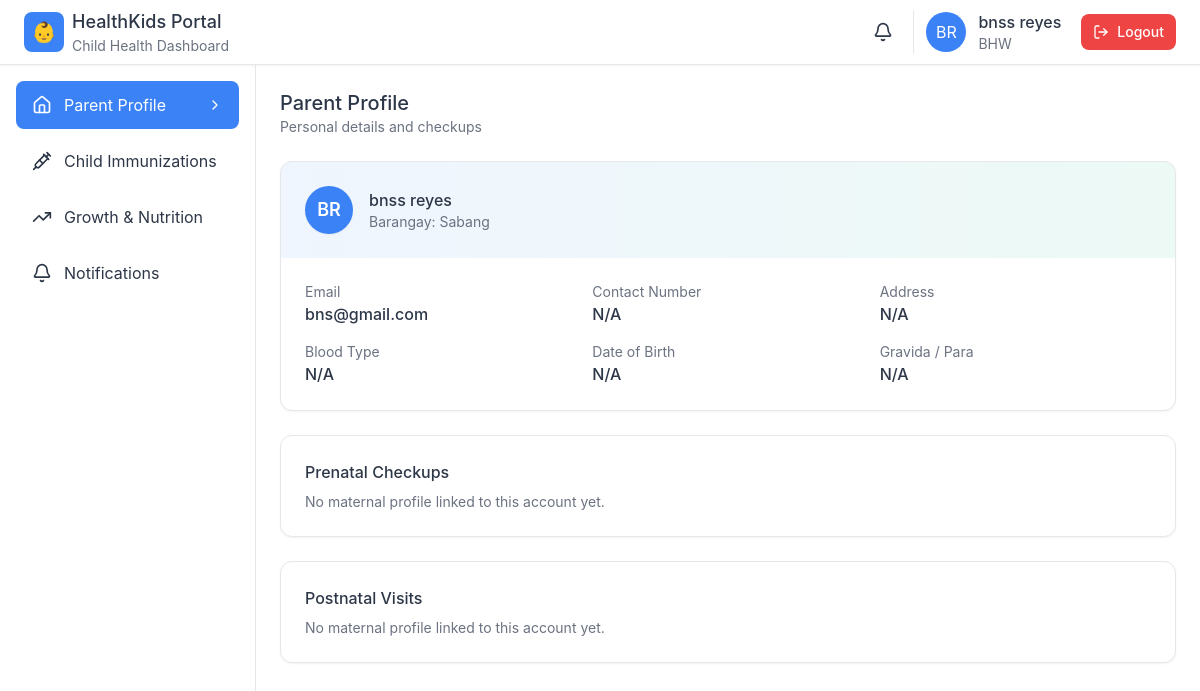
The app's page /parent_portal.php (signed in) with its own data.
### tables this page shows
CREATE TABLE `users` (
  `user_id` int(10) UNSIGNED NOT NULL,
  `username` varchar(100) NOT NULL,
  `email` varchar(255) DEFAULT NULL,
  `password` varchar(255) NOT NULL,
  `password_hash` varchar(255) NOT NULL,
  `first_name` varchar(100) NOT NULL DEFAULT '',
  `middle_name` varchar(100) DEFAULT NULL,
  `last_name` varchar(100) NOT NULL DEFAULT '',
  `role_id` int(10) UNSIGNED NOT NULL,
  `barangay` varchar(100) DEFAULT NULL,
  `birthday` date DEFAULT NULL,
  `is_active` tinyint(1) NOT NULL DEFAULT 1,
  `created_at` timestamp NOT NULL DEFAULT current_timestamp(),
  `updated_at` timestamp NOT NULL DEFAULT current_timestamp() ON UPDATE current_timestamp(),
  `last_login_at` timestamp NULL DEFAULT NULL,
  `created_by_user_id` int(10) UNSIGNED DEFAULT NULL
);

CREATE TABLE `roles` (
  `role_id` int(10) UNSIGNED NOT NULL,
  `role_name` varchar(50) NOT NULL,
  `role_description` text DEFAULT NULL,
  `created_at` timestamp NOT NULL DEFAULT current_timestamp()
);

### views/dashboard.php (the view, shortened to what this page needs)
<?php
require_once __DIR__ . '/../inc/db.php';
$parent_user_id = isset($_SESSION['user_id']) ? (int)$_SESSION['user_id'] : null;
$parent = [
    'name' => '',
    'email' => '',
    'barangay' => '',
    'children' => [],
];
$mother_id = null;
$address = 'N/A';
$contact_number = '';
$blood_type = '';
$dob = null;
if ($parent_user_id) {
    if ($stmt = $mysqli->prepare("SELECT first_name, last_name, email, barangay FROM users WHERE user_id = ?")) {
        $stmt->bind_param('i', $parent_user_id);
        $stmt->execute();
        $res = $stmt->get_result();
        if ($u = $res->fetch_assoc()) {
            $parent['name'] = trim(($u['first_name'] ?? '') . ' ' . ($u['last_name'] ?? ''));
            $parent['email'] = $u['email'] ?? '';
            $parent['barangay'] = $u['barangay'] ?? '';
        }
    }
}
$initials = 'PP';
if (!empty($parent['name'])) {
    $parts = preg_split('/\s+/', trim($parent['name']));
    $first = $parts[0] ?? '';
    $last  = $parts[count($parts)-1] ?? '';
    $fi = $first !== '' ? mb_substr($first, 0, 1) : '';
    $li = $last !== '' ? mb_substr($last, 0, 1) : '';
    $initials = strtoupper(($fi.$li) ?: 'PP');
}
?>
<div class="space-y-6">
    <div class="flex items-center justify-between">
        <div>
            <h2 class="text-xl font-medium">Parent Profile</h2>
            <p class="text-sm" style="color:#6b7280;">Personal details and checkups</p>
        </div>
    </div>
    <div class="bg-white rounded-xl shadow-sm overflow-hidden" style="border: 1px solid #e5e7eb;">
        <div class="p-6" style="background: linear-gradient(to right, rgba(59, 130, 246, 0.08), rgba(16, 185, 129, 0.08));">
            <div class="flex items-center gap-4">
                <div class="h-12 w-12 rounded-full bg-blue-500 text-white flex items-center justify-center text-lg font-semibold shadow-sm">
                    <?php echo htmlspecialchars($initials); ?>
                </div>
                <div>
                    <h3 class="font-medium"><?php echo htmlspecialchars($parent['name'] ?: 'Parent'); ?></h3>
                    <p class="text-sm" style="color:#6b7280;">Barangay: <?php echo htmlspecialchars($parent['barangay'] ?: 'N/A'); ?></p>
                </div>
            </div>
        </div>
        <div class="p-6">
            <div class="grid gap-4 md:grid-cols-3">
                <div>
                    <p class="text-sm" style="color:#6b7280;">Email</p>
                    <p class="font-medium"><?php echo htmlspecialchars($parent['email'] ?: 'N/A'); ?></p>
                </div>
                <div>
                    <p class="text-sm" style="color:#6b7280;">Contact Number</p>
                    <p class="font-medium"><?php echo htmlspecialchars($contact_number ?: 'N/A'); ?></p>
                </div>
                <div>
                    <p class="text-sm" style="color:#6b7280;">Address</p>
                    <p class="font-medium"><?php echo htmlspecialchars($address); ?></p>
                </div>
                <div>
                    <p class="text-sm" style="color:#6b7280;">Blood Type</p>
                    <p class="font-medium"><?php echo htmlspecialchars($blood_type ?: 'N/A'); ?></p>
                </div>
                <div>
                    <p class="text-sm" style="color:#6b7280;">Date of Birth</p>
                    <p class="font-medium">
                        <?php echo htmlspecialchars(!empty($dob) ? date('M d, Y', strtotime($dob)) : 'N/A'); ?>
                    </p>
                </div>
                <div>
                    <p class="text-sm" style="color:#6b7280;">Gravida / Para</p>
                    <p class="font-medium"><?php
                        $gp = [];
                        echo htmlspecialchars(!empty($gp) ? implode(' / ', $gp) : 'N/A');
                    ?></p>
                </div>
            </div>
        </div>
    </div>
    <div class="bg-white rounded-xl shadow-sm p-6" style="border:1px solid #e5e7eb;">
        <h3 class="font-medium mb-2">Prenatal Checkups</h3>
        <?php if ($mother_id === null): ?>
            <p class="text-sm" style="color:#6b7280;">No maternal profile linked to this account yet.</p>
        <?php endif; ?>
    </div>
    <div class="bg-white rounded-xl shadow-sm p-6" style="border:1px solid #e5e7eb;">
        <h3 class="font-medium mb-2">Postnatal Visits</h3>
        <?php if ($mother_id === null): ?>
            <p class="text-sm" style="color:#6b7280;">No maternal profile linked to this account yet.</p>
        <?php endif; ?>
    </div>
</div>

### includes/header.php (shortened to what this page needs)
<header class="sticky top-0 z-50 bg-white border-b shadow-sm" style="border-color: #e5e7eb;">
    <div class="flex items-center justify-between h-16 px-4 lg:px-6">
        <div class="flex items-center gap-4">
            <div class="flex items-center gap-2">
                <div class="h-10 w-10 rounded-lg flex items-center justify-center text-white text-xl" style="background-color: #3b82f6;">
                    👶
                </div>
                <div class="hidden sm:block">
                    <h1 class="text-lg font-medium">HealthKids Portal</h1>
                    <p class="text-sm" style="color: #6b7280;">Child Health Dashboard</p>
                </div>
            </div>
        </div>
        <div class="flex items-center gap-3">
            <a href="parent_portal.php?view=notifications" class="p-2 hover:bg-gray-100 rounded-lg relative">
                <i data-lucide="bell" class="w-5 h-5"></i>
            </a>
            <div class="flex items-center gap-3 pl-3 border-l" style="border-color: #e5e7eb;">
                <div class="h-10 w-10 rounded-full flex items-center justify-center text-white" style="background-color: #3b82f6;">
                    <?php echo $user['initials']; ?>
                </div>
                <div class="hidden md:block">
                    <p class="font-medium"><?php echo $user['first_name'] . ' ' . $user['last_name']; ?></p>
                    <p class="text-sm" style="color: #6b7280;"><?php echo $user['role']; ?></p>
                </div>
                <a href="logout.php" class="ml-2 inline-flex items-center gap-2 px-3 py-2 rounded-lg text-sm font-medium"
                   style="background-color:#ef4444; color:white;">
                    <i data-lucide="log-out" class="w-4 h-4"></i>
                    <span class="hidden sm:inline">Logout</span>
                </a>
            </div>
        </div>
    </div>
</header>

### assets/css/globals.css (style rules this page uses)
* { margin: 0; padding: 0; box-sizing: border-box; }
body { font-family: -apple-system, BlinkMacSystemFont, 'Segoe UI', Roboto, 'Helvetica Neue', Arial, sans-serif; line-height: 1.6; color: #2d3748; }
h1, h2, h3, h4, h5, h6 { font-weight: 500; line-height: 1.5; }
h1 { font-size: 1.875rem; }
h2 { font-size: 1.5rem; }
h3 { font-size: 1.25rem; }
p { font-size: 1rem; line-height: 1.5; }
html { scroll-behavior: smooth; }

### parent_portal.php (style rules this page uses)
:root { --primary: #3b82f6; --secondary: #10b981; --accent: #f59e0b; --destructive: #ef4444; }

### records on screen
users: first_name "bnss", last_name "reyes", role.role_name "BHW", barangay "Sabang", email "bns@gmail.com"

### other values on screen
$user['initials'] "BR"
$item['name'] "Parent Profile"
$item['name'] "Child Immunizations"
$item['name'] "Growth & Nutrition"
$item['name'] "Notifications"
$initials "BR"
$parent['name'] ?: 'Parent' "bnss reyes"
$contact_number ?: 'N/A' "N/A"
$address "N/A"
$blood_type ?: 'N/A' "N/A"
